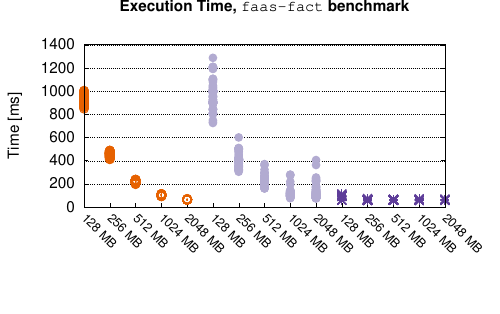

Recreate this plot in gnuplot.
set term postscript color eps enhanced 22
set encoding utf8
set output "cpufact.eps"
load "../styles.inc"
set size 1.0,0.9
set ylabel "Time [ms]"
set tmargin 3

set bmargin 7
set rmargin 6

set title "{/bold Execution Time, {/Courier faas-fact} benchmark}" offset 0,1

set yrange [0:1400]

set xtics nomirror
set grid y

set datafile separator ","
set key vertical maxrows 1 sample 1.0 width 0 at 16,13800
set xtics rotate by -45 font "Arial,18"
plot \
  "data/aws.csv"\
	using 1:7:xtic(10) every 1 with p ls 2101 title "AWS",\
  "data/google.csv"\
    using 1:7:xtic(10) every 1 with p ls 2103 title "Google",\
  "data/ibm.csv"\
    using 1:7:xtic(10) every 1 with p ls 2104 title "IBM",\
	
	
!epstopdf "cpufact.eps"
!rm "cpufact.eps"
